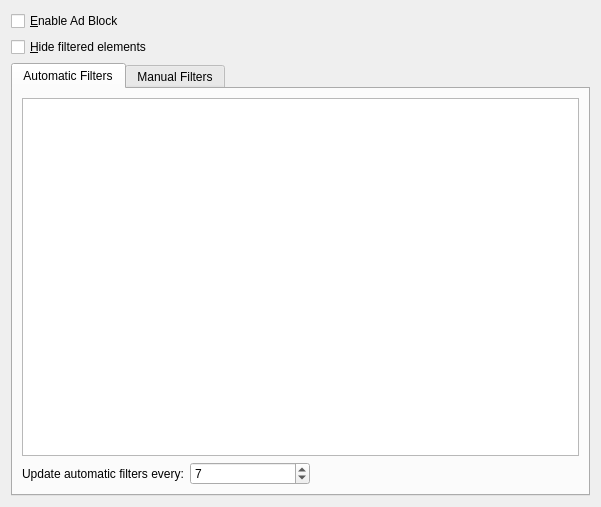
<?xml version="1.0" encoding="UTF-8"?>
<ui version="4.0">
 <class>adblock</class>
 <widget class="QWidget" name="adblock">
  <property name="geometry">
   <rect>
    <x>0</x>
    <y>0</y>
    <width>601</width>
    <height>507</height>
   </rect>
  </property>
  <layout class="QVBoxLayout" name="verticalLayout">
   <item>
    <widget class="QCheckBox" name="checkEnableAdblock">
     <property name="text">
      <string>&amp;Enable Ad Block</string>
     </property>
    </widget>
   </item>
   <item>
    <widget class="QCheckBox" name="checkHideAds">
     <property name="text">
      <string>&amp;Hide filtered elements</string>
     </property>
    </widget>
   </item>
   <item>
    <widget class="KTabWidget" name="tabWidget">
     <property name="toolTip">
      <string/>
     </property>
     <property name="currentIndex">
      <number>0</number>
     </property>
     <widget class="QWidget" name="tab_3">
      <attribute name="title">
       <string>Automatic Filters</string>
      </attribute>
      <layout class="QVBoxLayout" name="verticalLayout_3">
       <item>
        <widget class="QTreeWidget" name="treeWidget">
         <attribute name="headerVisible">
          <bool>false</bool>
         </attribute>
         <attribute name="headerVisible">
          <bool>false</bool>
         </attribute>
         <column>
          <property name="text">
           <string notr="true">1</string>
          </property>
         </column>
        </widget>
       </item>
       <item>
        <layout class="QHBoxLayout" name="horizontalLayout_3">
         <item>
          <widget class="QLabel" name="label_3">
           <property name="text">
            <string>Update automatic filters every:</string>
           </property>
          </widget>
         </item>
         <item>
          <widget class="KIntSpinBox" name="spinBox">
           <property name="minimumSize">
            <size>
             <width>120</width>
             <height>0</height>
            </size>
           </property>
           <property name="suffix">
            <string/>
           </property>
           <property name="value">
            <number>7</number>
           </property>
          </widget>
         </item>
         <item>
          <spacer name="horizontalSpacer">
           <property name="orientation">
            <enum>Qt::Horizontal</enum>
           </property>
           <property name="sizeHint" stdset="0">
            <size>
             <width>40</width>
             <height>20</height>
            </size>
           </property>
          </spacer>
         </item>
        </layout>
       </item>
      </layout>
     </widget>
     <widget class="QWidget" name="tab">
      <attribute name="title">
       <string>Manual Filters</string>
      </attribute>
      <layout class="QVBoxLayout" name="verticalLayout_2">
       <item>
        <layout class="QHBoxLayout" name="horizontalLayout">
         <item>
          <widget class="QLabel" name="label">
           <property name="text">
            <string>Search:</string>
           </property>
          </widget>
         </item>
         <item>
          <widget class="KListWidgetSearchLine" name="searchLine"/>
         </item>
        </layout>
       </item>
       <item>
        <widget class="KListWidget" name="listWidget"/>
       </item>
       <item>
        <widget class="QLabel" name="hintLabel">
         <property name="text">
          <string comment="KDE::DoNotExtract">TextLabel</string>
         </property>
        </widget>
       </item>
       <item>
        <layout class="QHBoxLayout" name="horizontalLayout_2">
         <item>
          <widget class="KLineEdit" name="addFilterLineEdit"/>
         </item>
         <item>
          <widget class="QToolButton" name="insertButton">
           <property name="toolTip">
            <string>Add filter expression</string>
           </property>
           <property name="text">
            <string>...</string>
           </property>
          </widget>
         </item>
         <item>
          <widget class="QToolButton" name="removeButton">
           <property name="toolTip">
            <string>Remove filter expression</string>
           </property>
           <property name="text">
            <string>...</string>
           </property>
          </widget>
         </item>
        </layout>
       </item>
      </layout>
     </widget>
    </widget>
   </item>
  </layout>
 </widget>
 <customwidgets>
  <customwidget>
   <class>KListWidget</class>
   <extends>QListWidget</extends>
   <header>klistwidget.h</header>
  </customwidget>
  <customwidget>
   <class>KIntSpinBox</class>
   <extends>QSpinBox</extends>
   <header>knuminput.h</header>
  </customwidget>
  <customwidget>
   <class>KLineEdit</class>
   <extends>QLineEdit</extends>
   <header>klineedit.h</header>
  </customwidget>
  <customwidget>
   <class>KTabWidget</class>
   <extends>QTabWidget</extends>
   <header>ktabwidget.h</header>
   <container>1</container>
  </customwidget>
  <customwidget>
   <class>KListWidgetSearchLine</class>
   <extends>KLineEdit</extends>
   <header>klistwidgetsearchline.h</header>
  </customwidget>
 </customwidgets>
 <resources/>
 <connections/>
</ui>
